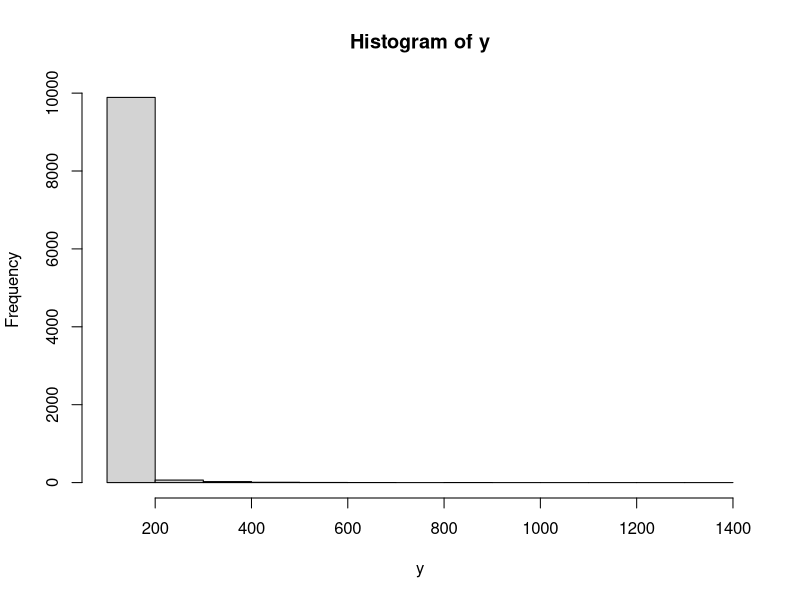
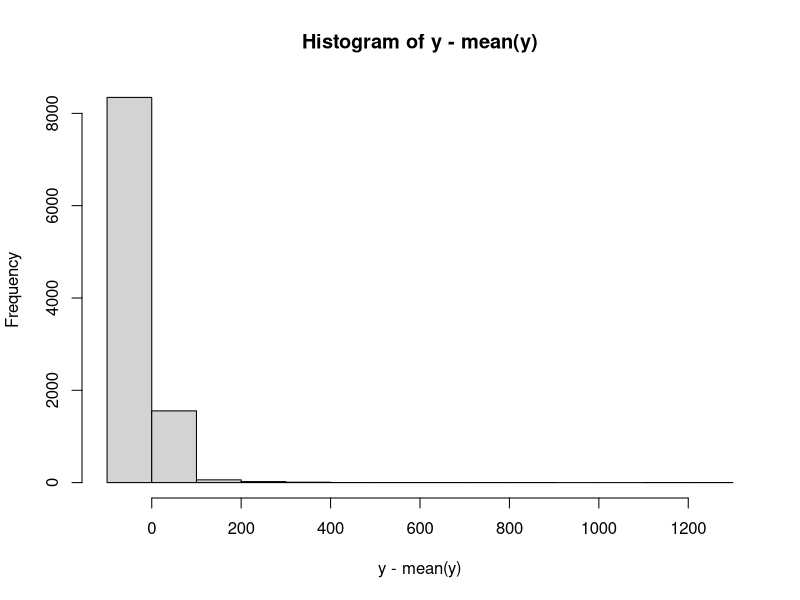
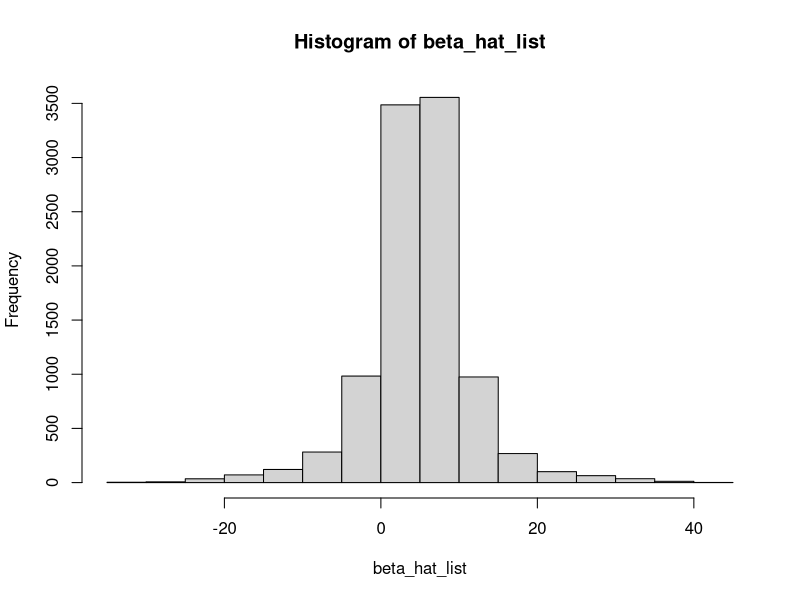
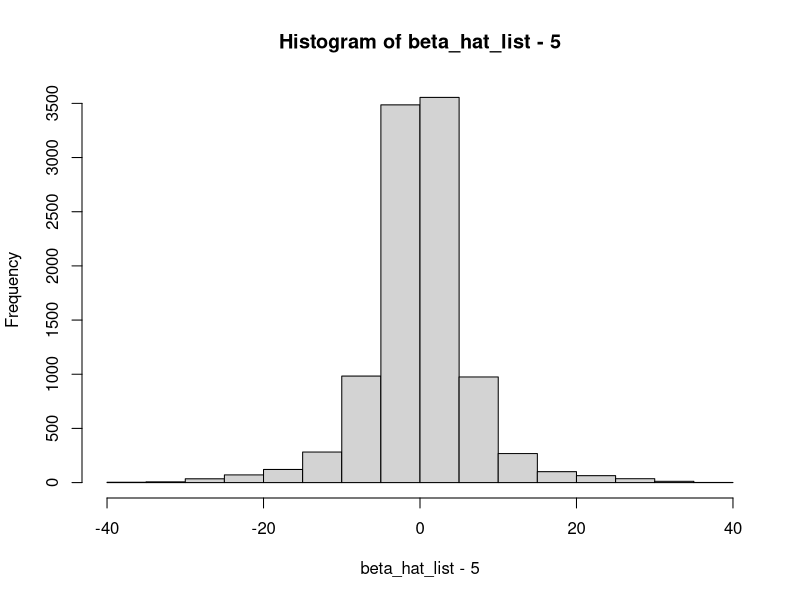
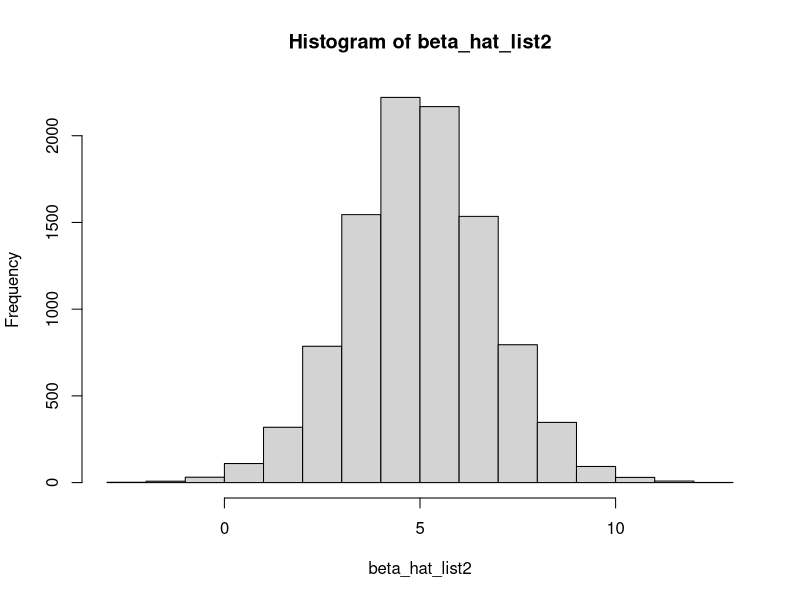
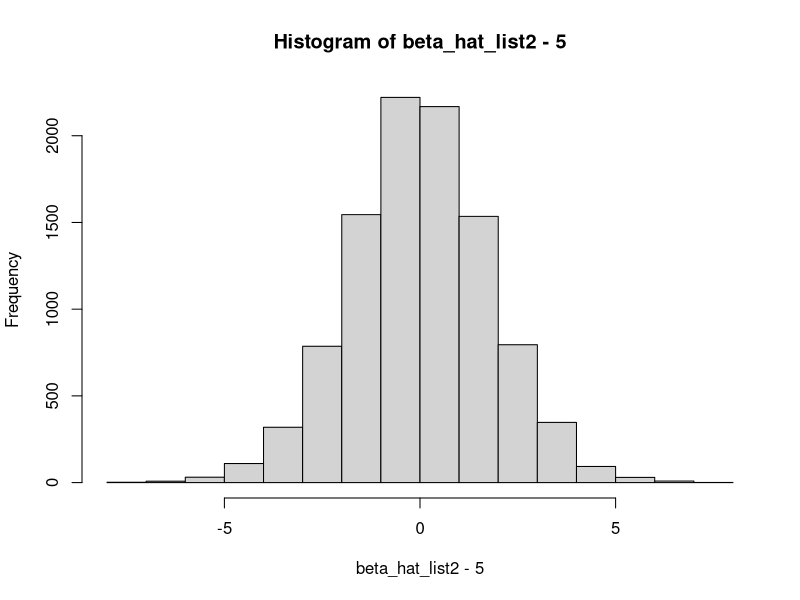
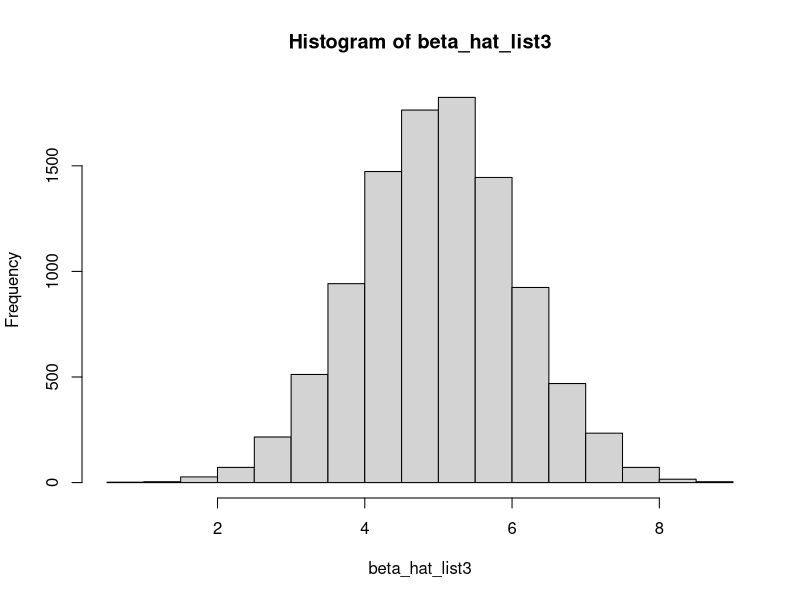
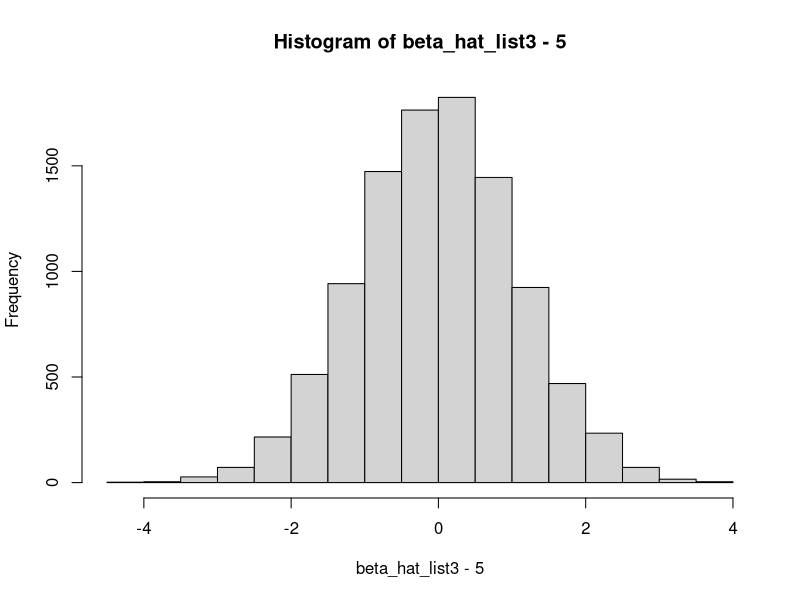

Write R code to recreate these figures, in order.
## ---- chunk 1
#Q1
#Q1
set.seed(101)
num = 10000
e <- rnorm(num,mean=0,sd=2)
y <- 100 + exp(e)
#print(y)
print(mean(y))
print(var(y))
y0 <- y
var_y0 <- var(y)
mean_y0 <- mean(y)

## ---- chunk 2
#Q2
hist(y)
hist(y-mean(y))
## ---- chunk 3
#Q3

#construct data frame
df_data <- data.frame(y, e)
df_data0 <- data.frame(y, e)

#random 50-50 students
ran_indices <- sample(1:num,100)
print(ran_indices)
treated_indices <- sample(ran_indices, 50)
untreated_indices <- setdiff(ran_indices,treated_indices)
print(treated_indices)
print(untreated_indices)

#add treatment D
df_data$D <- 0
df_data$D[treated_indices] = 1

df_subdata <- df_data[ran_indices,]
df_subdata$new_y <- df_subdata$y + 5*df_subdata$D

#regression
model <- lm(new_y ~ D, data = df_subdata)
summary(model)
print(coef(model)["D"])
## ---- chunk 4
beta_hat_list <- numeric(10000)

for (i in 1:10000){
  temp_df_data <- df_data0
  
  #random 50-50 students
  temp_ran_indices <- sample(1:num,100)
  #print(temp_ran_indices)
  temp_treated_indices <- sample(temp_ran_indices, 50)
  temp_untreated_indices <- setdiff(temp_ran_indices,temp_treated_indices)
  #print(temp_treated_indices)
  #print(temp_untreated_indices)
  
  #add treatment D
  temp_df_data$D <- 0
  temp_df_data$D[temp_treated_indices] = 1
  
  temp_df_subdata <- temp_df_data[temp_ran_indices,]
  temp_df_subdata$new_y <- temp_df_subdata$y + 5*temp_df_subdata$D
  
  #regression
  temp_model <- lm(new_y ~ D, data = temp_df_subdata)
  #print(coef(temp_model)["D"])
  beta_hat_list[i] = coef(temp_model)["D"]
}

#print(beta_hat_list)
summary(beta_hat_list)
print(mean(beta_hat_list))
## ---- chunk 5
hist(beta_hat_list)
hist(beta_hat_list-5)
## ---- chunk 6
negative_num <- sum(beta_hat_list<0)
p_negative <- negative_num/length(beta_hat_list)
print(p_negative)
## ---- chunk 7
# Q7
alpha = 0.05
t_alpha = qnorm(1-alpha/2)
k = 0.8
t_1_minus_k = qnorm(k)
p = 0.5
sigma_square = var_y0
MDE = 5

N_star = ( (t_1_minus_k+t_alpha)/MDE )^2 * sigma_square/(p*(1-p))
print(N_star)
## ---- chunk 8
beta_hat_list2 <- numeric(10000)
p_value_list <- numeric(10000)

for (i in 1:10000){
  temp_df_data <- df_data0
  
  #random 50-50 students
  temp_ran_indices <- sample(1:num,N_star)
  #print(temp_ran_indices)
  temp_treated_indices <- sample(temp_ran_indices, N_star/2)
  temp_untreated_indices <- setdiff(temp_ran_indices,temp_treated_indices)
  #print(temp_treated_indices)
  #print(temp_untreated_indices)
  
  #add treatment D
  temp_df_data$D <- 0
  temp_df_data$D[temp_treated_indices] = 1
  
  temp_df_subdata <- temp_df_data[temp_ran_indices,]
  temp_df_subdata$new_y <- temp_df_subdata$y + 5*temp_df_subdata$D
  
  #regression
  temp_model <- lm(new_y ~ D, data = temp_df_subdata)
  #print(coef(temp_model)["D"])
  beta_hat_list2[i] = coef(temp_model)["D"]
  p_value_list[i] <- summary(temp_model)$coefficients["D", "Pr(>|t|)"]
}

#print(beta_hat_list2)
print(mean(beta_hat_list2))

hist(beta_hat_list2)
hist(beta_hat_list2-5)

#print(p_value_list)
# rejects H0: beta=0 when p_value < 0.05
rej <- sum(p_value_list<0.05)
p_rej <- rej/10000
print(p_rej)
## ---- chunk 9
# Q9
sigma_square_hat <- sum((df_subdata$y - mean(df_subdata$y))^2) / (100 - 1)
print(sigma_square_hat)
new_N_star = ( (t_1_minus_k+t_alpha)/MDE )^2 * sigma_square_hat/(p*(1-p))
print(new_N_star)


beta_hat_list3 <- numeric(10000)
p_value_list2 <- numeric(10000)

for (i in 1:10000){
  temp_df_data <- df_data0
  
  #random 50-50 students
  temp_ran_indices <- sample(1:num,new_N_star)
  #print(temp_ran_indices)
  temp_treated_indices <- sample(temp_ran_indices, new_N_star/2)
  temp_untreated_indices <- setdiff(temp_ran_indices,temp_treated_indices)
  #print(temp_treated_indices)
  #print(temp_untreated_indices)
  
  #add treatment D
  temp_df_data$D <- 0
  temp_df_data$D[temp_treated_indices] = 1
  
  temp_df_subdata <- temp_df_data[temp_ran_indices,]
  temp_df_subdata$new_y <- temp_df_subdata$y + 5*temp_df_subdata$D
  
  #regression
  temp_model <- lm(new_y ~ D, data = temp_df_subdata)
  #print(coef(temp_model)["D"])
  beta_hat_list3[i] = coef(temp_model)["D"]
  p_value_list2[i] <- summary(temp_model)$coefficients["D", "Pr(>|t|)"]
}

#print(beta_hat_list3)
print(mean(beta_hat_list3))

hist(beta_hat_list3)
hist(beta_hat_list3-5)

#print(p_value_list2)
# rejects H0: beta=0 when p_value < 0.05
rej2 <- sum(p_value_list2<0.05)
p_rej2 <- rej2/10000
print(p_rej2)

